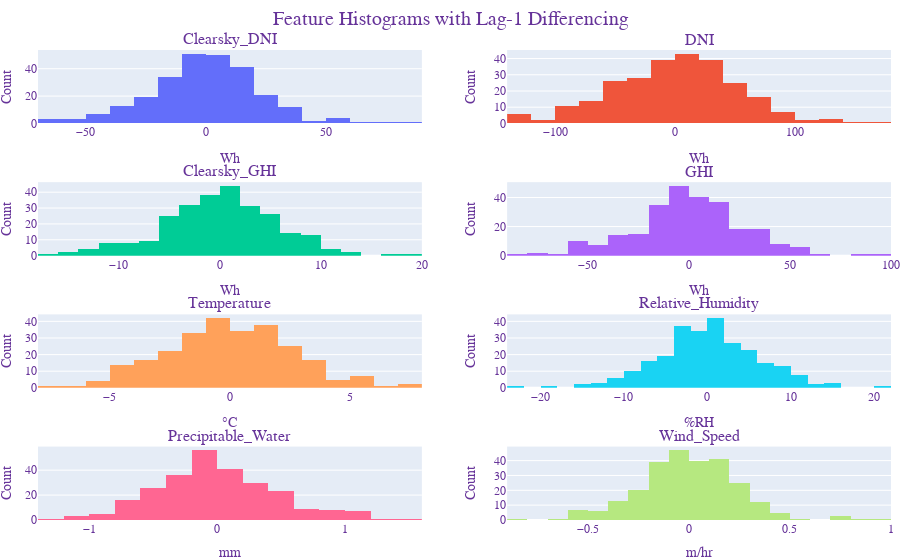

The cell this chart's notebook holds for it:
### Code cell
# begin == 0, end == None -> include all data
begin = 0  # math.ceil(len(df_rs)*.90)
end = None  # math.ceil(len(df_rs) * 0.075)


df_diff = df_rsm.iloc[begin:end].copy()

for column in columns:
    df_diff[column] = diff(df_diff[column], 1, 1, 12)

df_diff.dropna(inplace=True)

df_plot = df_diff

col_idx, rows, cols = 0, 4, 2

fig = make_subplots(
    rows=4,
    cols=2,
    subplot_titles=columns,
)

for _, row in enumerate(range(1, rows + 1)):
    for _, col in enumerate(range(1, cols + 1)):
        fig.add_trace(
            go.Histogram(
                x=df_plot[columns[col_idx]],
                name=columns[col_idx],
                showlegend=False,
            ),
            row=row,
            col=col,
        )

        fig.update_yaxes(
            title_text="Count",
            row=row,
            col=col,
        )

        fig.update_xaxes(
            title_text=feature_units[col_idx],
            row=row,
            col=col,
        )

        col_idx += 1

fig.update_layout(
    title=dict(
        text=f"Feature Histograms with Fist-Differencing",
        xanchor="center",
        x=0.5,
        font=dict(
            family="Arial",
            size=20,
        ),
    ),
    font=dict(
        family="Arial",
        size=12,
        color="RebeccaPurple",
    ),
    autosize=True,
    height=1200,
    margin=dict(
        l=5,
        r=5,
        b=0,
        t=50,
        pad=0,
    ),
    legend=dict(
        orientation="h",
        yanchor="bottom",
        y=-0.1,
    ),
)


fig.show()

### Figure 1 — Plotly figure (JSON) as saved in the notebook; plotly's stock layout.template omitted (floating-point values rounded to 4 significant figures; data arrays with more than 128 entries replaced by an {"elided": "..."} marker saying what was removed)
{"data": [{"name": "Clearsky_DNI", "showlegend": false, "type": "histogram", "x": {"elided": "263 float values"}, "xaxis": "x", "yaxis": "y"}, {"name": "DNI", "showlegend": false, "type": "histogram", "x": {"elided": "263 float values"}, "xaxis": "x2", "yaxis": "y2"}, {"name": "Clearsky_GHI", "showlegend": false, "type": "histogram", "x": {"elided": "263 float values"}, "xaxis": "x3", "yaxis": "y3"}, {"name": "GHI", "showlegend": false, "type": "histogram", "x": {"elided": "263 float values"}, "xaxis": "x4", "yaxis": "y4"}, {"name": "Temperature", "showlegend": false, "type": "histogram", "x": {"elided": "263 float values"}, "xaxis": "x5", "yaxis": "y5"}, {"name": "Relative_Humidity", "showlegend": false, "type": "histogram", "x": {"elided": "263 float values"}, "xaxis": "x6", "yaxis": "y6"}, {"name": "Precipitable_Water", "showlegend": false, "type": "histogram", "x": {"elided": "263 float values"}, "xaxis": "x7", "yaxis": "y7"}, {"name": "Wind_Speed", "showlegend": false, "type": "histogram", "x": {"elided": "263 float values"}, "xaxis": "x8", "yaxis": "y8"}], "layout": {"annotations": [{"font": {"size": 16}, "showarrow": false, "text": "Clearsky_DNI", "x": 0.225, "xanchor": "center", "xref": "paper", "y": 1, "yanchor": "bottom", "yref": "paper"}, {"font": {"size": 16}, "showarrow": false, "text": "DNI", "x": 0.775, "xanchor": "center", "xref": "paper", "y": 1, "yanchor": "bottom", "yref": "paper"}, {"font": {"size": 16}, "showarrow": false, "text": "Clearsky_GHI", "x": 0.225, "xanchor": "center", "xref": "paper", "y": 0.7188, "yanchor": "bottom", "yref": "paper"}, {"font": {"size": 16}, "showarrow": false, "text": "GHI", "x": 0.775, "xanchor": "center", "xref": "paper", "y": 0.7188, "yanchor": "bottom", "yref": "paper"}, {"font": {"size": 16}, "showarrow": false, "text": "Temperature", "x": 0.225, "xanchor": "center", "xref": "paper", "y": 0.4375, "yanchor": "bottom", "yref": "paper"}, {"font": {"size": 16}, "showarrow": false, "text": "Relative_Humidity", "x": 0.775, "xanchor": "center", "xref": "paper", "y": 0.4375, "yanchor": "bottom", "yref": "paper"}, {"font": {"size": 16}, "showarrow": false, "text": "Precipitable_Water", "x": 0.225, "xanchor": "center", "xref": "paper", "y": 0.1562, "yanchor": "bottom", "yref": "paper"}, {"font": {"size": 16}, "showarrow": false, "text": "Wind_Speed", "x": 0.775, "xanchor": "center", "xref": "paper", "y": 0.1562, "yanchor": "bottom", "yref": "paper"}], "autosize": true, "font": {"color": "RebeccaPurple", "family": "Arial", "size": 12}, "legend": {"orientation": "h", "y": -0.1, "yanchor": "bottom"}, "margin": {"b": 0, "l": 5, "pad": 0, "r": 5, "t": 50}, "title": {"font": {"family": "Arial", "size": 20}, "text": "Feature Histograms with Lag-1 Differencing", "x": 0.5, "xanchor": "center"}, "xaxis": {"anchor": "y", "autorange": true, "domain": [0, 0.45], "range": [-70, 90], "title": {"text": "Wh"}, "type": "linear"}, "xaxis2": {"anchor": "y2", "autorange": true, "domain": [0.55, 1], "range": [-140, 180], "title": {"text": "Wh"}, "type": "linear"}, "xaxis3": {"anchor": "y3", "autorange": true, "domain": [0, 0.45], "range": [-18, 20], "title": {"text": "Wh"}, "type": "linear"}, "xaxis4": {"anchor": "y4", "autorange": true, "domain": [0.55, 1], "range": [-90, 100], "title": {"text": "Wh"}, "type": "linear"}, "xaxis5": {"anchor": "y5", "autorange": true, "domain": [0, 0.45], "range": [-8, 8], "title": {"text": "°C"}, "type": "linear"}, "xaxis6": {"anchor": "y6", "autorange": true, "domain": [0.55, 1], "range": [-24, 22], "title": {"text": "%RH"}, "type": "linear"}, "xaxis7": {"anchor": "y7", "autorange": true, "domain": [0, 0.45], "range": [-1.4, 1.6], "title": {"text": "mm"}, "type": "linear"}, "xaxis8": {"anchor": "y8", "autorange": true, "domain": [0.55, 1], "range": [-0.9, 1.0], "title": {"text": "m/hr"}, "type": "linear"}, "yaxis": {"anchor": "x", "autorange": true, "domain": [0.8438, 1], "range": [0, 53.68], "title": {"text": "Count"}}, "yaxis2": {"anchor": "x2", "autorange": true, "domain": [0.8438, 1], "range": [0, 45.26], "title": {"text": "Count"}}, "yaxis3": {"anchor": "x3", "autorange": true, "domain": [0.5625, 0.7188], "range": [0, 46.32], "title": {"text": "Count"}}, "yaxis4": {"anchor": "x4", "autorange": true, "domain": [0.5625, 0.7188], "range": [0, 50.53], "title": {"text": "Count"}}, "yaxis5": {"anchor": "x5", "autorange": true, "domain": [0.2812, 0.4375], "range": [0, 44.21], "title": {"text": "Count"}}, "yaxis6": {"anchor": "x6", "autorange": true, "domain": [0.2812, 0.4375], "range": [0, 44.21], "title": {"text": "Count"}}, "yaxis7": {"anchor": "x7", "autorange": true, "domain": [0, 0.1562], "range": [0, 58.95], "title": {"text": "Count"}}, "yaxis8": {"anchor": "x8", "autorange": true, "domain": [0, 0.1562], "range": [0, 49.47], "title": {"text": "Count"}}}}
